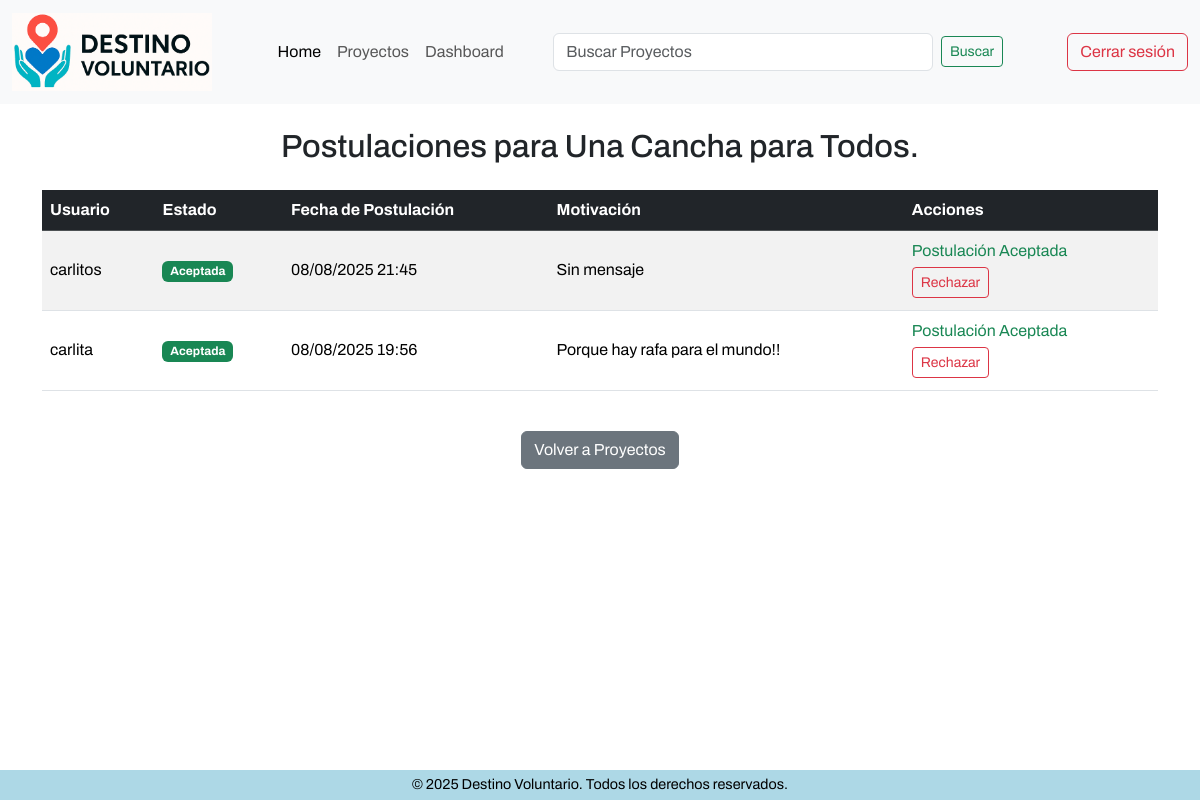
Page /postulaciones/listar/2/ (signed in) on the earlier database version.
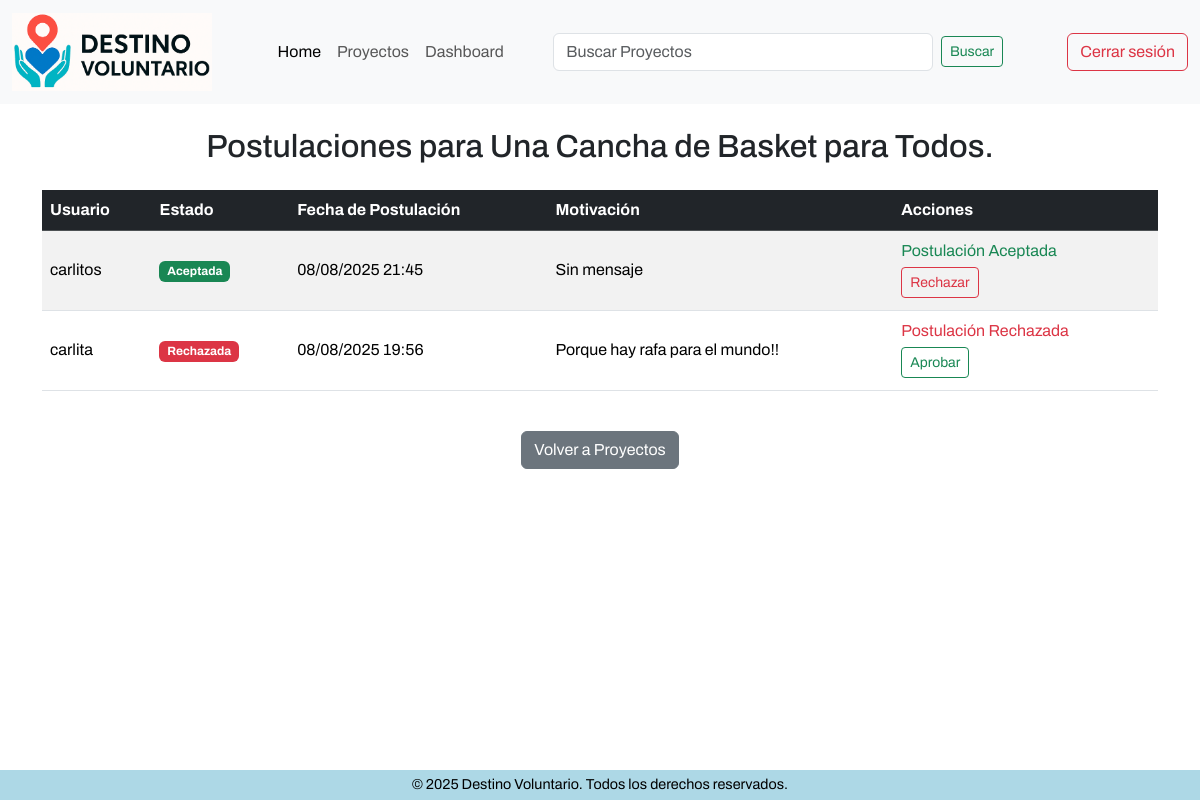
Same page on the later database version.
### apps/proyectos/models.py (models this page shows, shortened)
class Proyecto(models.Model):
    ESTADOS = [
        ('activo', 'Activo'),
        ('cerrado', 'Cerrado'),
        ('evaluacion', 'En Evaluación'),
        ('finalizado', 'Finalizado'),
        ('cancelado', 'Cancelado'),
        ('reactivado', 'Reactivado'),
    ]
    organizacion = models.ForeignKey(Organizacion, on_delete=models.CASCADE)
    title = models.CharField(max_length=255)
    description = models.TextField()
    location = models.CharField(max_length=255)
    image = models.ImageField(upload_to='proyectos/', blank=True, null=True)
    start_date = models.DateField()
    end_date = models.DateField()
    status = models.CharField(max_length=20, choices=ESTADOS, default='activo')

### apps/postulaciones/models.py (models this page shows, shortened)
class Postulacion(models.Model):
    ESTADOS = [
        ('pendiente', 'Pendiente'),
        ('aceptada', 'Aceptada'),
        ('rechazada', 'Rechazada'),
    ]
    voluntario = models.ForeignKey(Usuario, on_delete=models.CASCADE, limit_choices_to={'role': 'voluntario'})
    proyecto = models.ForeignKey(Proyecto, on_delete=models.CASCADE)
    motivation = models.TextField(blank=True, null=True)
    status = models.CharField(max_length=20, choices=ESTADOS, default='pendiente')
    applied_at = models.DateTimeField(auto_now_add=True)
    class Meta:
        unique_together = ('voluntario', 'proyecto') # Solo una postulación por voluntario y proyecto
        ordering = ['-applied_at'] # Ordenar por fecha de postulación descendente

### apps/core/models.py (models this page shows, shortened)
class Usuario(AbstractUser):
    ROLES = [
        ('voluntario', 'Voluntário'),
        ('organizacion', 'Organización'),
        ('admin', 'Administrador'),
    ]
    role = models.CharField(max_length=20, choices=ROLES, default='voluntario')
    date_joined = models.DateTimeField(auto_now_add=True)
    groups = models.ManyToManyField(
        Group,
        related_name='usuarios_grupo',
        blank=True,
        help_text='Grupos a los que pertenece el usuario. Un usuario puede pertenecer a múltiples grupos.',
    )
    user_permissions = models.ManyToManyField(
        Permission,
        related_name='usuarios_permiso',
        blank=True,
        help_text='Permisos específicos asignados al usuario.',
    )

### apps/postulaciones/views.py (the view)
# urls.py: path('listar/<int:proyecto_id>/', views.listar_postulaciones, name='listar_postulaciones'),
@login_required
def listar_postulaciones(request, proyecto_id):
    proyecto = Proyecto.objects.get(id=proyecto_id)
    if not proyecto:
        return redirect('dashboard')
    postulaciones = Postulacion.objects.filter(proyecto=proyecto)
    return render(request, 'postulaciones/listar_postulaciones.html', {'postulaciones': postulaciones, 'proyecto': proyecto})

### templates/postulaciones/listar_postulaciones.html (shortened to what this page needs)
{% extends '../components/base.html' %}
{% block template %}
    {% include '../components/navbar.html' %}
    {% if not user.is_authenticated %}
        <div class="container mt-5 text-center">
            <p class="text-center">Debes iniciar sesión para ver las postulaciones.</p>
            <p class="text-center"><a href="{% url 'login' %}" class="btn btn-primary">Iniciar sesión</a></p>
        </div>
    {% else %}
    <div class="container my-4">
        <h2 class="mb-4 text-center">Postulaciones para {{ proyecto.title }}</h2>
    <div class="table-responsive">
        <table class="table table-striped table-hover align-middle">
            <thead class="table-dark">
                <tr>
                    <th>Usuario</th>
                    <th>Estado</th>
                    <th>Fecha de Postulación</th>
                    <th>Motivación</th>
                    <th>Acciones</th>
                </tr>
            </thead>
            <tbody>
                {% for postulacion in postulaciones %}
                <tr>
                    <td>{{ postulacion.voluntario.username }}</td>
                    <td>
                        {% if postulacion.status == 'pendiente' %}
                            <span class="badge bg-warning text-dark">Pendiente</span>
                        {% elif postulacion.status == 'aceptada' %}
                            <span class="badge bg-success">Aceptada</span>
                        {% elif postulacion.status == 'rechazada' %}
                            <span class="badge bg-danger">Rechazada</span>
                        {% else %}
                            <span class="badge bg-secondary">{{ postulacion.status }}</span>
                        {% endif %}
                    </td>
                    <td>{{ postulacion.applied_at|date:"d/m/Y H:i" }}</td>
                    <td>{{ postulacion.motivation|default:"Sin mensaje" }}</td>
                    <td>
                        {% if user.is_authenticated and user.role == 'organizacion' %}
                            {% if postulacion.status == 'aceptada' %}
                                <span class="d-block mb-1 text-success">Postulación Aceptada</span>
                                <a href="{% url 'rechazar_postulacion' postulacion.id %}" class="btn btn-sm btn-outline-danger mb-1">Rechazar</a>
                            {% elif postulacion.status == 'rechazada' %}
                                <span class="d-block mb-1 text-danger">Postulación Rechazada</span>
                                <a href="{% url 'aprobar_postulacion' postulacion.id %}" class="btn btn-sm btn-outline-success mb-1">Aprobar</a>
                            {% endif %}
                        {% endif %}
                    </td>
                </tr>
                {% empty %}
                <tr>
                    <td colspan="5" class="text-center text-muted">No hay postulaciones para este proyecto.</td>
                </tr>
                {% endfor %}
            </tbody>
        </table>
    </div>
    {% endif %}
<div class="text-center mt-4">
    <a href="{% url 'dashboard' %}" class="btn btn-secondary">Volver a Proyectos</a>
</div>
{% include '../components/footer.html' %}
{% endblock %}

Differences in the rows shown:
changed Proyecto: title "Una Cancha para Todos." → "Una Cancha de Basket para Todos."
changed Postulacion "Porque hay rafa para el mundo!!": status "Aceptada Postulación Aceptada Rechazar" → "Rechazada Postulación Rechazada Aprobar"
